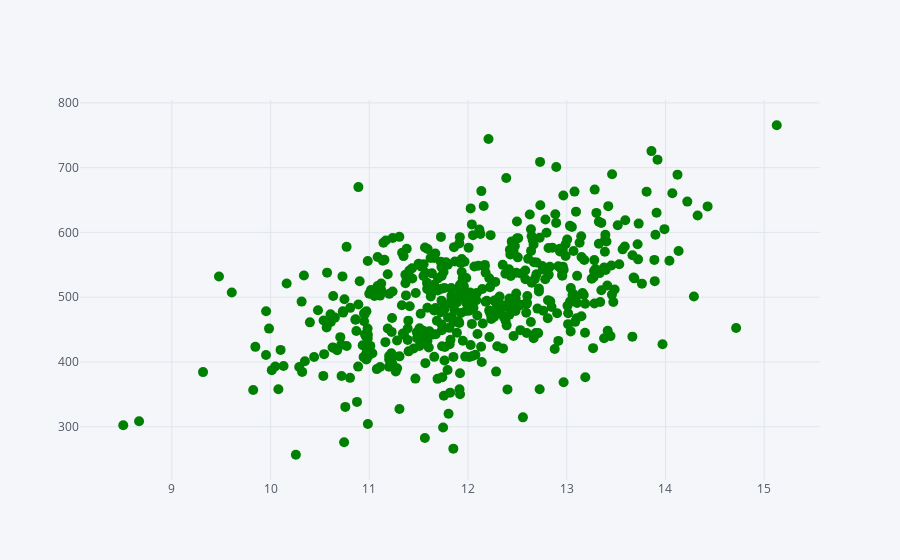

Notebook code cell kept with this figure:
### Code cell
# Plotting "Time on App" against "Yearly Amount Spent"
data.iplot(kind='scatter',x='Time on App',y='Yearly Amount Spent',mode='markers',size=10,color="green")

### Figure 1 — Plotly figure (JSON) as saved in the notebook; plotly's stock layout.template omitted (floating-point values rounded to 4 significant figures; data arrays with more than 128 entries replaced by an {"elided": "..."} marker saying what was removed)
{"data": [{"line": {"color": "rgba(0, 128, 0, 1.0)", "dash": "solid", "width": 1.3}, "marker": {"size": 10, "symbol": "dot"}, "mode": "markers", "name": "Yearly Amount Spent", "text": "", "type": "scatter", "x": {"elided": "500 float values"}, "y": {"elided": "500 float values"}}], "layout": {"legend": {"bgcolor": "#F5F6F9", "font": {"color": "#4D5663"}}, "paper_bgcolor": "#F5F6F9", "plot_bgcolor": "#F5F6F9", "titlefont": {"color": "#4D5663"}, "xaxis1": {"gridcolor": "#E1E5ED", "showgrid": true, "tickfont": {"color": "#4D5663"}, "title": "", "titlefont": {"color": "#4D5663"}, "zerolinecolor": "#E1E5ED"}, "yaxis1": {"gridcolor": "#E1E5ED", "showgrid": true, "tickfont": {"color": "#4D5663"}, "title": "", "titlefont": {"color": "#4D5663"}, "zerolinecolor": "#E1E5ED"}}}
